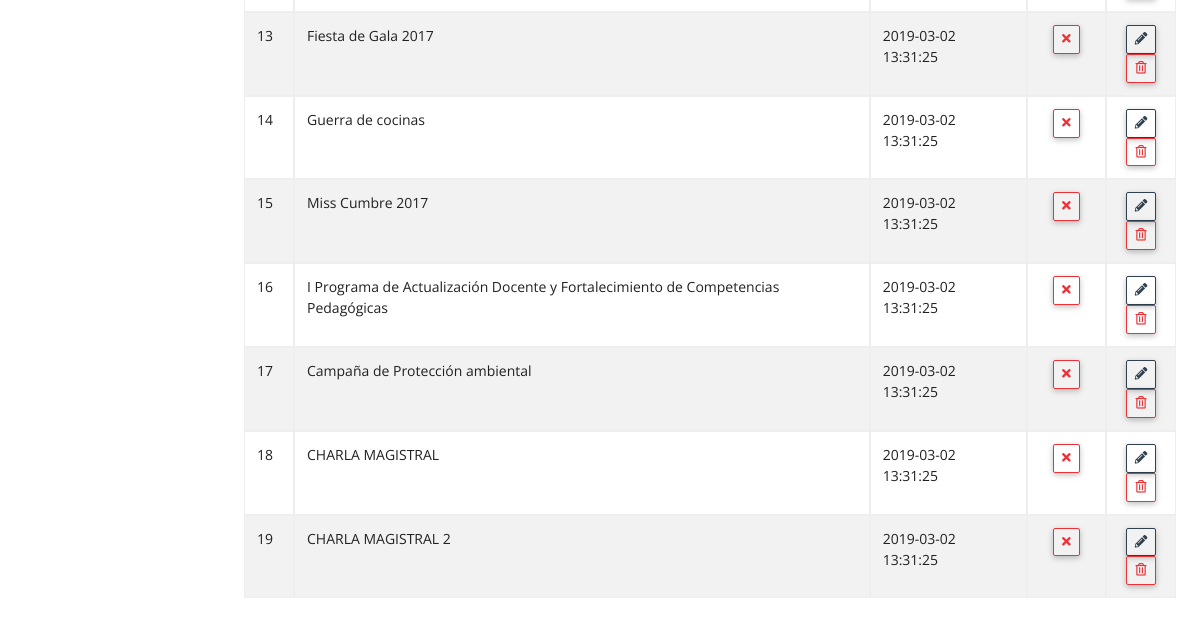
Page /public/admin/noticia/noticia.php (signed in, lower part) on the earlier database version.
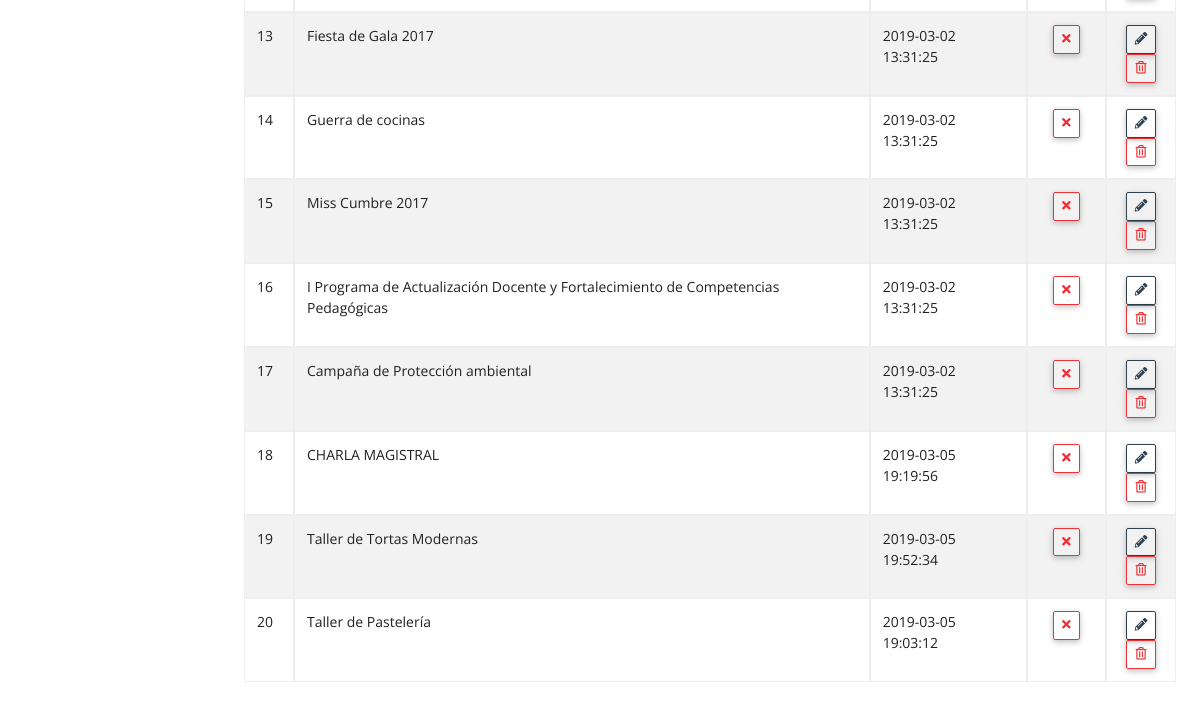
Same page on the later database version.
### tables this page shows
CREATE TABLE `noticia` (
  `id` int(11) unsigned NOT NULL AUTO_INCREMENT,
  `tipo_noticia_id` int(10) unsigned NOT NULL DEFAULT '1',
  `titulo` varchar(120) NOT NULL,
  `descripcion` longtext,
  `imagen` varchar(200) DEFAULT '',
  `url` varchar(200) NOT NULL,
  `item` int(11) DEFAULT NULL,
  `glosa` text,
  `publicar` char(1) DEFAULT 'S',
  `estado` tinyint(1) unsigned DEFAULT '1',
  `created_up` timestamp NULL DEFAULT CURRENT_TIMESTAMP ON UPDATE CURRENT_TIMESTAMP,
  PRIMARY KEY (`id`) USING BTREE
);

### public/app/database/Connection.php (called while the page is built, shortened)
<?php
Class Connection
{
  protected $db_host   = 'localhost';
  protected $db_user   = 'root';
  protected $db_pass   = '';
  protected $db_name   = 'escuelac_w_ne16';
  protected $db_port   = '3306';
  protected $db_driver = 'mysql';
  protected $query  = '';
  protected $conn   = null  ;
  private function openConnection()
  {
    $str_conn = $this->db_driver.":host=".$this->db_host.";port=".$this->db_port.";dbname=" .$this->db_name;
    $this->conn = new PDO($str_conn,$this->db_user,$this->db_pass);
    $this->conn->setAttribute(PDO::ATTR_ERRMODE, PDO::ERRMODE_EXCEPTION);
    $this->conn->query("SET NAMES 'utf8'");
    return $this->conn ;
  }
  protected function executeQuery()
  {
    $stm = $this->conn->prepare($this->query);
    $this->status = $stm->execute() ;
    if($this->status)
    {
      $column_count = $stm->columnCount() ;
      if ($column_count > 0)
      {
        $rows  = $stm->fetchAll(PDO::FETCH_ASSOC) ;
      }
    }
  }
}

### public/app/models/Noticia.php (called while the page is built, shortened)
<?php
class Noticia extends Connection {
  public function getAll()
  {
    try{
      $this->query = "SELECT * FROM noticia; ";
      $this->executeQuery();
      $data = $this->rows ;
      return $data;
    }catch(exception $e){
      throw new Exception($e->getMessage());
    }
  }
}

### public/app/controllers/NoticiaController.php (called while the page is built, shortened)
<?php
 class NoticiaController
{
  public function getAll()
  {
    try
    {
      $noticia  = new Noticia();
      $data = $noticia->getAll();
      return $data ;
    }
    catch (Exception $e)
    {
      throw new Exception($e->getMessage());
    }
  }
}

### public/admin/noticia/noticia.php (the view, shortened to what this page needs)
<?php
    $noticia_controller = new NoticiaController();
    $data = $noticia_controller->getAll();
?>
<!DOCTYPE html>
<html lang="es">
<head>
  <?php
    require_once "../layout/head_links.phtml";
  ?>
</head>
<body>
  <div class="app-wrap">
    <main role="main" class="main">
      <div class="container-full p-2 fs-x-14">
        <div class="row">
          <div class="col-12">
            <div class="table-responsive">
            <table id="dataTableList" class="table table-striped table-bordered" style="width:100%">
              <tbody>
                <?php foreach ($data as &$row) {?>
                  <?php
                    $classBtn = "" ;
                    $title    = "" ;
                    $icon_pub = "" ;
                    if(!empty($row["publicar"])){
                      if($row["publicar"] == "S"){
                        $classBtn =  "btn-outline-danger";
                        $title = "Desactivar/Ocultar" ;
                        $icon_pub = '<i class="fas fa-times"></i>';
                      }
                      else {
                        $classBtn =  "btn-outline-success";
                        $title = "Publicar" ;
                        $icon_pub = '<i class="fas fa-check"></i>';
                      }
                    }
                    $title_estado   = "";
                    $class_estado   = "";
                    $class_disabled = "";
                    if($row["estado"] == 1)
                    {
                      $title_estado = "Eliminar" ;
                    }
                    else
                    {
                      $title_estado   = "Recuperar" ;
                      $class_estado   = "row-disabled";
                      $class_disabled = "is-disabled";
                    }
                  ?>
                <tr class="<?php echo $class_estado ;?>" >
                  <td> <?php echo $row["id"] ?> </td>
                  <td> <?php echo $row["titulo"] ?> </td>
                  <td> <?php echo $row["created_up"] ?> </td>
                  <td class="text-center">
                    <button onclick="modalPublicar(<?php echo $row['id'] ?>, `<?php echo $row['titulo'] ?>` ,`<?php echo $title ?>`, `<?php echo $row['publicar'] ?>`);" class="btn btn-sm lh-1 btn-table <?php echo $classBtn.' ' .$class_disabled; ; ?> " title="<?php echo $title; ?>" >
                    <?php echo $icon_pub ;?>
                    </button>
                  </td>
                  <td class="text-center">
                    <a class="btn btn-outline-primary btn-sm lh-1 btn-table <?php echo $class_disabled ; ?>" href="admin/noticia/editar.php?id=<?php echo $row["id"] ?>" title="Editar">
                    <i class="fas fa-pencil-alt"></i>
                    </a>
                    <button class="btn btn-outline-danger btn-sm lh-1 btn-table" onclick="modalDelete(<?php echo $row["id"] ?>, `<?php echo $row['titulo'] ?>`,`<?php echo $title_estado ?>`,`<?php echo $row['estado'] ?>`);" title="<?php echo $title_estado ;?>">
                    <i class="far fa-trash-alt"></i>
                    </button>
                  </td>
                </tr>
                <?php }?>
              </tbody>
            </table>
            </div>
          </div>
        </div>
      </div>
    </main>
  </div>
  <?php require_once "../layout/datatables.phtml"?>
</body>
</html>

Differences in the rows shown:
changed noticia "CHARLA MAGISTRAL": created_up "2019-03-02 13:31:25" → "2019-03-05 19:19:56"
changed noticia id 19: titulo "CHARLA MAGISTRAL 2" → "Taller de Tortas Modernas"; created_up "2019-03-02 13:31:25" → "2019-03-05 19:52:34"
added noticia: id "20", titulo "Taller de Pastelería", created_up "2019-03-05 19:03:12", publicar "S" (drawn)
